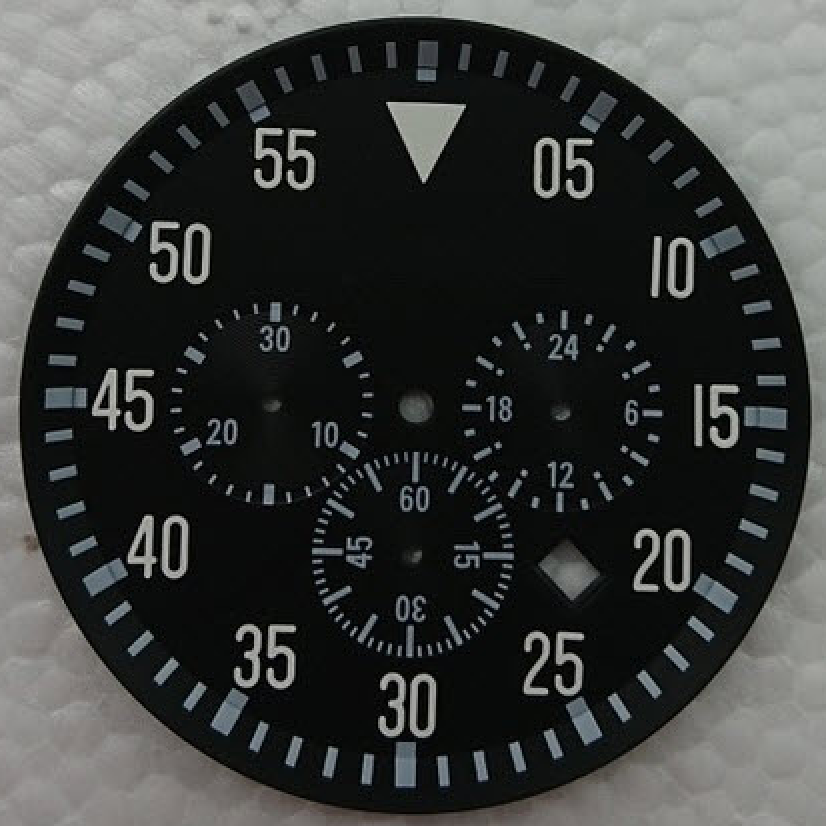
#> input picture aligner_test/g.png, 826 x 826 px
$ python aligner_test.py -t g.png -c g_rot.png -o sample_alignment.png   (Python 2 division)   (older library calls are emulated)
#> lines starting #> are read from the running program, lines starting #| are printed output that depends on the picture; after the words box and inside, x2 and y2 are one past the last pixel; in counts of white or black regions, pixels touching at a corner belong together
"""
Usage:
python aligner_test.py -t g.png -c g_rot.png -o "sample_alignment.png"

"""
import numpy as np
import cv2
import os
import argparse

# grayscale conversion for cv functions:
def gray(pic):
    return cv2.cvtColor(pic, cv2.COLOR_BGR2GRAY)
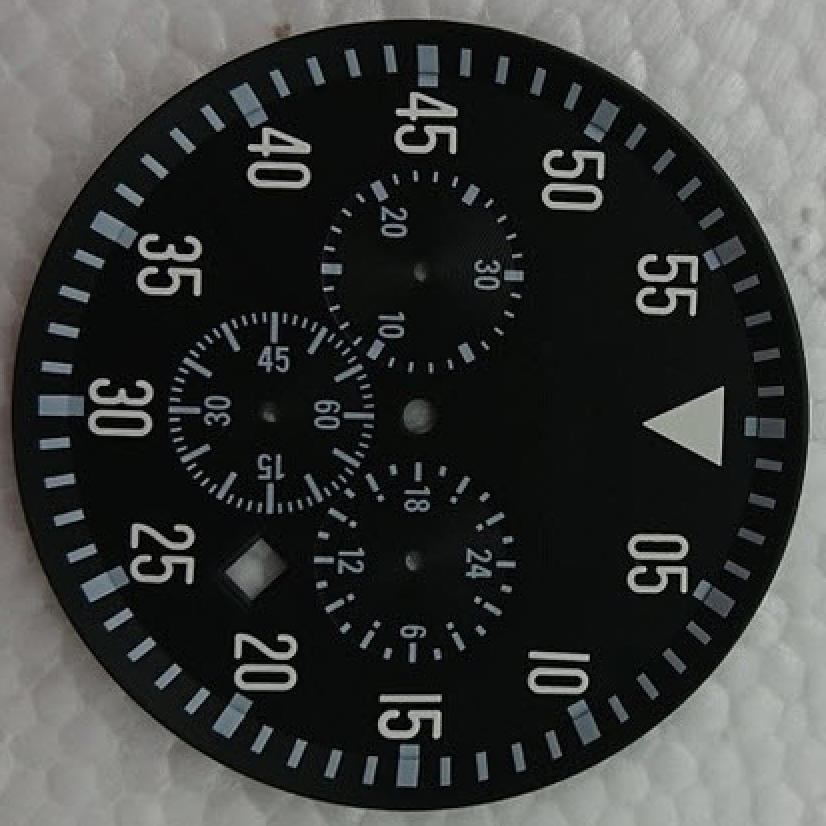
#> input picture aligner_test/g_rot.png, 826 x 826 px
#> further down, comparison is the input picture: shape (826, 826, 3); mean B, G, R 58.3, 59.7, 57.7

def drawMatches(img1, kp1, img2, kp2, matches):
    """
    Helper function for drawing image alignment feature matches (taken from opencv 3
    as not supported in cv 2.4)
    """
    # Create a new output image that concatenates the two images together
    # (a.k.a) a montage
    rows1 = img1.shape[0]
    cols1 = img1.shape[1]
    rows2 = img2.shape[0]
    cols2 = img2.shape[1]

    out = np.zeros((max([rows1,rows2]),cols1+cols2,3), dtype="uint8")

    # Place the first image to the left
    out[:rows1, :cols1] = np.dstack([img1])

    # Place the next image to the right of it
    out[:rows2, cols1:] = np.dstack([img2])

    # For each pair of points we have between both images
    # draw circles, then connect a line between them
    for mat in matches:
        # Get the matching keypoints for each of the images
        img1_idx = mat.queryIdx
        img2_idx = mat.trainIdx

        # x - columns
        # y - rows
        (x1,y1) = kp1[img1_idx].pt
        (x2,y2) = kp2[img2_idx].pt

        # Draw a small circle at both co-ordinates
        # radius 4
        # colour blue
        # thickness = 1
        cv2.circle(out, (int(x1),int(y1)), 4, (255, 0, 0), 1)
        cv2.circle(out, (int(x2)+cols1,int(y2)), 4, (255, 0, 0), 1)

        # Draw a line in between the two points
        # thickness = 1
        # colour blue
        cv2.line(out, (int(x1),int(y1)), (int(x2)+cols1,int(y2)), (255, 0, 0), 1)
    return out

def calculate_sift_matches(img1, img2, min_matches=10, n_matches=100):
    """
    Take 2 images, calculate matching features and return comparison img + inverse transformation matrix
    """
#> called with min_matches = 10, n_matches = 100
    # Initiate SIFT detector
    sift = cv2.SIFT()

    # find the keypoints and descriptors with SIFT
    kp1, des1 = sift.detectAndCompute(img1,None)
#> kp1 = 2068 keypoints; strongest (x, y, size): (312, 133, 5.1), (589, 142, 4.9), (175, 225, 5.1), (657, 240, 5.5)
    kp2, des2 = sift.detectAndCompute(img2,None)
#> kp2 = 2057 keypoints; strongest (x, y, size): (684, 589, 4.9), (693, 311, 5.2), (600, 175, 5.1), (643, 569, 4.8)
    MIN_MATCH_COUNT = min_matches
    FLANN_INDEX_KDTREE = 0
    index_params = dict(algorithm = FLANN_INDEX_KDTREE, trees = 5)
    search_params = dict(checks = 50)

    bf = cv2.BFMatcher()
    flann = cv2.FlannBasedMatcher(index_params, search_params)
    matches = flann.knnMatch(des1,des2,k=2)
#> matches = 2068 matches
    # matches = bf.knnMatch(des1,des2, k=2)
    # store good matches
    good_matches = []
    for m,n in matches:
        if m.distance < 0.7*n.distance:
            good_matches.append(m)
#> after the loop, good_matches = 1633 matches

    if len(good_matches)>MIN_MATCH_COUNT:
        src_pts = np.float32([ kp1[m.queryIdx].pt for m in good_matches ]).reshape(-1,1,2)
#> src_pts = 1633 rows, first 8: [15.76, 398.7], [15.77, 448.1], [16.5, 398], [17.58, 390.2], [17.92, 384.6], [19.72, 465.1], [24.89, 334.4], [26.02, 504.5]
        dst_pts = np.float32([ kp2[m.trainIdx].pt for m in good_matches ]).reshape(-1,1,2)
#> dst_pts = 1633 rows, first 8: [426.8, 15.78], [377.4, 15.79], [427.5, 16.53], [435.3, 17.58], [440.9, 17.92], [360.4, 19.71], [491.1, 24.89], [321, 26.01]

        M, mask = cv2.findHomography(src_pts, dst_pts, cv2.RANSAC,5.0)
#> M = [[2.43e-07, -1, 825.5], [1, -4.75e-06, 0.00711], [-7.58e-08, -2.98e-08, 1]]; mask = 1633 values, max 1 at index 0, min 0 at index 22, mean 0.945
        inverse_transformation = np.linalg.inv(M)
#> inverse_transformation = [[-4.75e-06, 1, -0.00318], [-1, 6.29e-05, 825.5], [-2.98e-08, 7.58e-08, 1]]
        matchesMask = mask.ravel().tolist()
#> matchesMask has the same summary as mask

        h,w = img1.shape
#> h = 826; w = 826
        pts = np.float32([ [0,0],[0,h-1],[w-1,h-1],[w-1,0] ]).reshape(-1,1,2)
#> pts = [[0, 0], [0, 825], [825, 825], [825, 0]]
        dst = cv2.perspectiveTransform(pts,M)
#> dst = [[825.5, 0.00711], [0.492, 0.00319], [0.492, 825], [825.5, 825]]
        tup = tuple(np.int32(dst)[1,0])
#> tup = (0, 0)
        # cv2.circle(img2, tup, 30, color=(0,255,0))
        # rectangle to visualise transform matrix
        ###
        cv2.polylines(img2,[np.int32(dst)],True,(0,255,0),5, cv2.CV_AA)
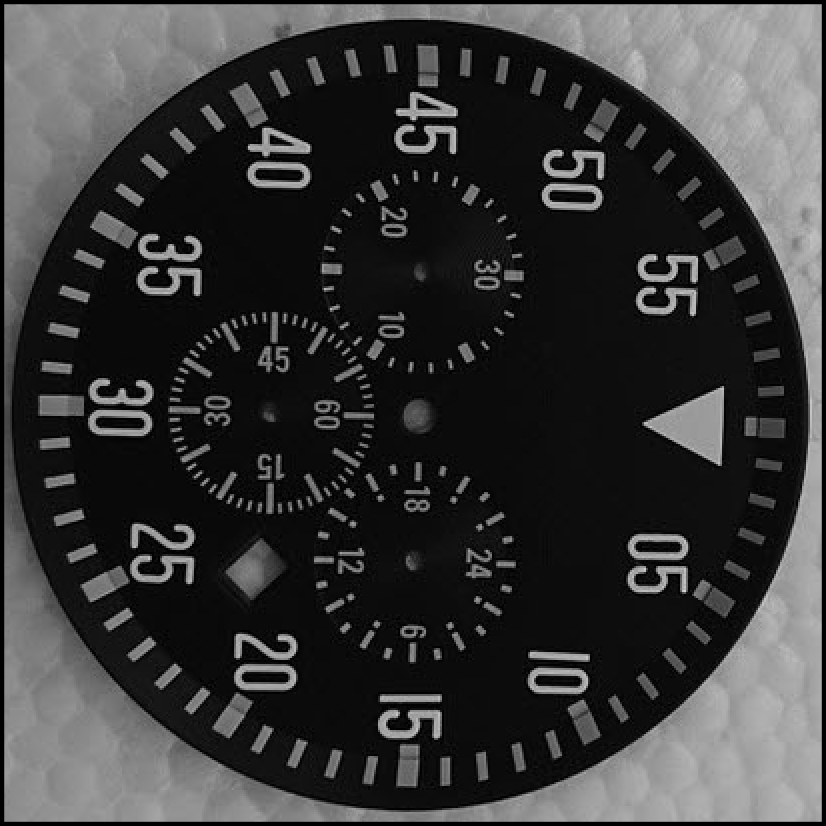
#> img2: shape (826, 826); min 0, max 216, mean 55.9
    else:
        print "Not enough matches are found - %d/%d" % (len(good_matches),MIN_MATCH_COUNT)
        matchesMask = None
        """
    draw_params = dict(matchColor = (0,255,0), # draw matches in green color
                       singlePointColor = None,
                       matchesMask = matchesMask, # draw only inliers
                       flags = 2)
        """
    # draw a max. of n_matches in the visualisation
    img3 = drawMatches(img1,kp1,img2,kp2,good_matches[:n_matches])
#> in drawMatches, `out[:rows1, :cols1] = np.dstack([img1])`:
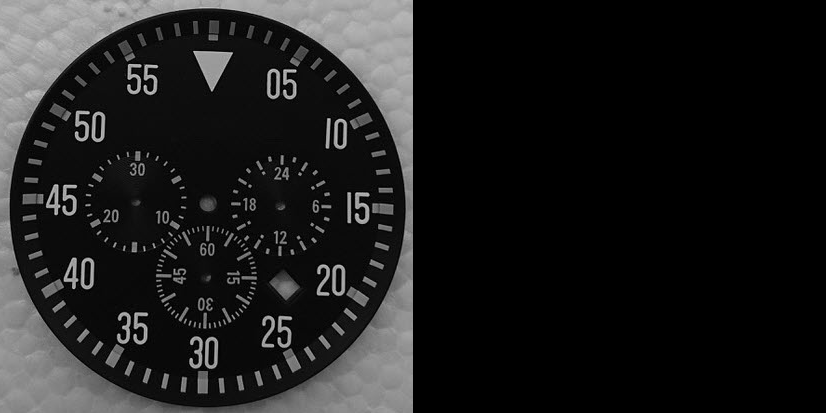
#> out: shape (826, 1652, 3) (shown at 1/2 size); min 0, max 216, mean 29.4
#> in drawMatches, `out[:rows2, cols1:] = np.dstack([img2])`:
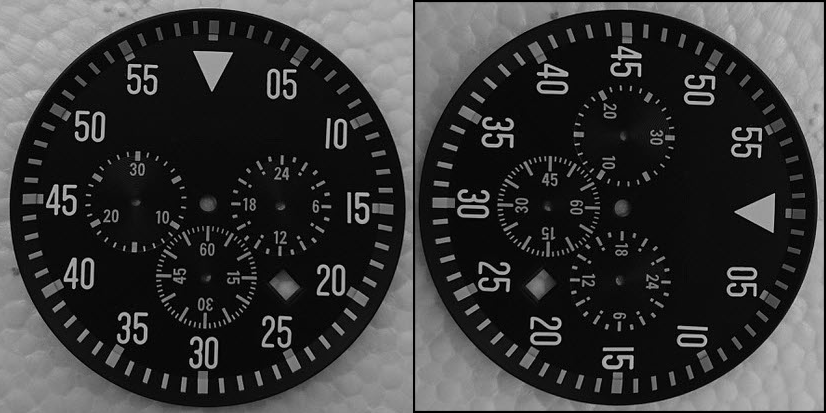
#> out: shape (826, 1652, 3) (shown at 1/2 size); min 0, max 216, mean 57.4
#> the loop in drawMatches, `for mat in matches:` made 100 passes
#> (img1_idx, img2_idx, x1, y1, x2, y2) on passes 1 to 12: (0, 1297, 15.76, 398.7, 426.8, 15.78), (1, 1116, 15.77, 448.1, 377.4, 15.79), (2, 1302, 16.5, 398, 427.5, 16.53), (3, 1326, 17.58, 390.2, 435.3, 17.58), (5, 1343, 17.92, 384.6, 440.9, 17.92), (6, 1039, 19.72, 465.1, 360.4, 19.71), (7, 1501, 24.89, 334.4, 491.1, 24.89), (8, 824, 26.02, 504.5, 321, 26.01), (9, 750, 27.17, 538.3, 287.2, 27.14), (10, 1524, 31.18, 326.3, 499.2, 31.19), (11, 764, 31.87, 531.5, 294, 31.88), (12, 713, 34.72, 547.8, 277.7, 34.72)
#> after the loop in drawMatches, `for mat in matches:`:
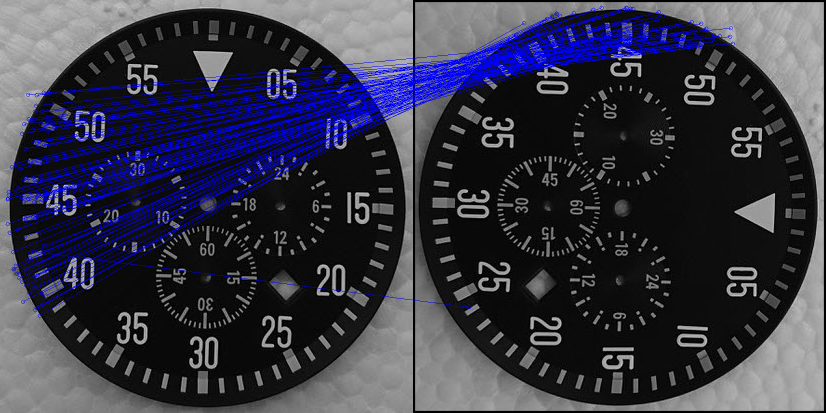
#> out: shape (826, 1652, 3) (shown at 1/2 size); 6.08% of pixels changed, all inside (x1, y1, x2, y2) = (11, 11, 1470, 636); drawn as B, G, R
    return img3, inverse_transformation

ap = argparse.ArgumentParser()
ap.add_argument("-t", "--template", required=True, help="Path to the image at hand")
ap.add_argument("-c", "--comparison", required=True, help="Path to the image to be aligned")
ap.add_argument("-o", "--output", required=True, help="Name of aligned output image")
args = vars(ap.parse_args())

template = gray(cv2.imread(args["template"]))
comparison = cv2.imread(args["comparison"])

# try on single rotated image & ensemble image
# matched_rot_img, _ = calculate_sift_matches(img, img_rotated)
matched_ensemble_img, inv_m = calculate_sift_matches(template, gray(comparison.copy()))
#> inv_m has the same summary as inverse_transformation in calculate_sift_matches

target_shape = template.shape
#> target_shape = (826, 826)
recalibrated = cv2.warpPerspective(comparison, inv_m, target_shape)
print inv_m
#| [[-4.75428405e-06  1.00006014e+00 -3.18419553e-03]
#|  [-1.00006393e+00  6.28556626e-05  8.25511994e+02]
#|  [-2.98450101e-08  7.58492585e-08  1.00002464e+00]]
#quick_fig(matched_ensemble_img)
cv2.imwrite("boo.png", matched_ensemble_img)
cv2.imwrite(args["output"], recalibrated)
